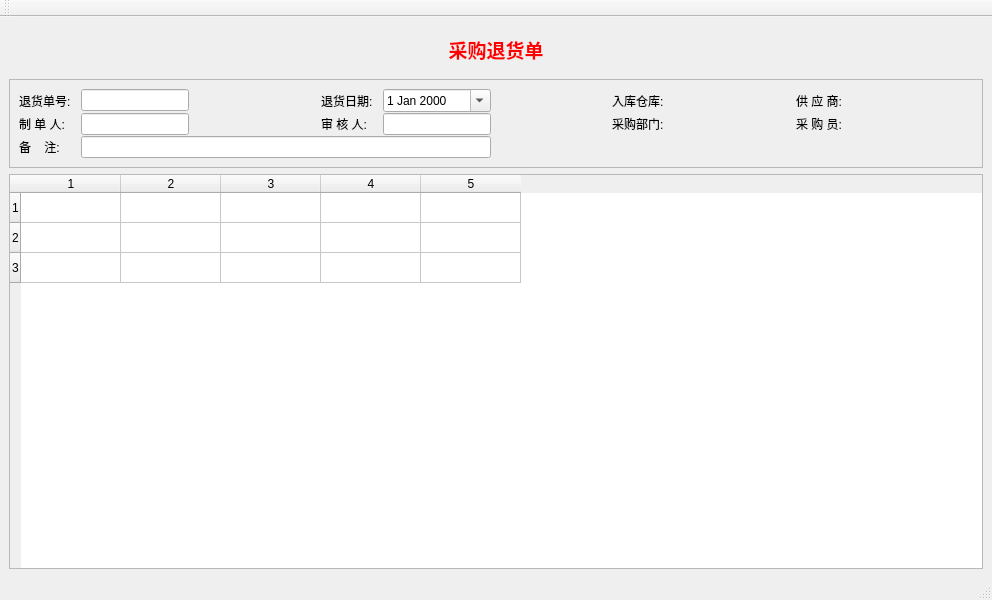
<?xml version="1.0" encoding="UTF-8"?>
<ui version="4.0">
 <class>PuReturnedWin</class>
 <widget class="QMainWindow" name="PuReturnedWin">
  <property name="geometry">
   <rect>
    <x>0</x>
    <y>0</y>
    <width>992</width>
    <height>600</height>
   </rect>
  </property>
  <property name="windowTitle">
   <string>MainWindow</string>
  </property>
  <widget class="QWidget" name="centralwidget">
   <layout class="QVBoxLayout" name="verticalLayout_2">
    <item>
     <widget class="QFrame" name="frame_4">
      <property name="frameShape">
       <enum>QFrame::NoFrame</enum>
      </property>
      <property name="frameShadow">
       <enum>QFrame::Plain</enum>
      </property>
      <property name="lineWidth">
       <number>0</number>
      </property>
      <layout class="QHBoxLayout" name="horizontalLayout_4">
       <item>
        <widget class="QLabel" name="label_16">
         <property name="font">
          <font>
           <family>微软雅黑</family>
           <pointsize>14</pointsize>
           <weight>75</weight>
           <bold>true</bold>
          </font>
         </property>
         <property name="text">
          <string>&lt;html&gt;&lt;head/&gt;&lt;body&gt;&lt;p&gt;&lt;span style=&quot; color:#ff0000;&quot;&gt;采购退货单&lt;/span&gt;&lt;/p&gt;&lt;/body&gt;&lt;/html&gt;</string>
         </property>
         <property name="alignment">
          <set>Qt::AlignCenter</set>
         </property>
        </widget>
       </item>
      </layout>
     </widget>
    </item>
    <item>
     <widget class="QFrame" name="frame_2">
      <property name="frameShape">
       <enum>QFrame::StyledPanel</enum>
      </property>
      <property name="frameShadow">
       <enum>QFrame::Plain</enum>
      </property>
      <layout class="QVBoxLayout" name="verticalLayout">
       <property name="spacing">
        <number>1</number>
       </property>
       <item>
        <layout class="QGridLayout" name="headGridLayout">
         <property name="horizontalSpacing">
          <number>10</number>
         </property>
         <item row="1" column="11">
          <spacer name="horizontalSpacer">
           <property name="orientation">
            <enum>Qt::Horizontal</enum>
           </property>
           <property name="sizeHint" stdset="0">
            <size>
             <width>40</width>
             <height>20</height>
            </size>
           </property>
          </spacer>
         </item>
         <item row="0" column="10" colspan="2">
          <widget class="QkSearchEditBox" name="venSearchEditbox">
           <property name="sizePolicy">
            <sizepolicy hsizetype="Preferred" vsizetype="Fixed">
             <horstretch>0</horstretch>
             <verstretch>0</verstretch>
            </sizepolicy>
           </property>
          </widget>
         </item>
         <item row="0" column="0">
          <widget class="QLabel" name="idLabel">
           <property name="sizePolicy">
            <sizepolicy hsizetype="Fixed" vsizetype="Preferred">
             <horstretch>0</horstretch>
             <verstretch>0</verstretch>
            </sizepolicy>
           </property>
           <property name="text">
            <string>退货单号:</string>
           </property>
          </widget>
         </item>
         <item row="0" column="2">
          <spacer name="horizontalSpacer_3">
           <property name="orientation">
            <enum>Qt::Horizontal</enum>
           </property>
           <property name="sizeHint" stdset="0">
            <size>
             <width>40</width>
             <height>20</height>
            </size>
           </property>
          </spacer>
         </item>
         <item row="0" column="4">
          <widget class="QDateEdit" name="dateEdit">
           <property name="sizePolicy">
            <sizepolicy hsizetype="Minimum" vsizetype="Fixed">
             <horstretch>0</horstretch>
             <verstretch>0</verstretch>
            </sizepolicy>
           </property>
           <property name="calendarPopup">
            <bool>true</bool>
           </property>
          </widget>
         </item>
         <item row="0" column="3">
          <widget class="QLabel" name="label_2">
           <property name="sizePolicy">
            <sizepolicy hsizetype="Fixed" vsizetype="Preferred">
             <horstretch>0</horstretch>
             <verstretch>0</verstretch>
            </sizepolicy>
           </property>
           <property name="text">
            <string>退货日期:</string>
           </property>
          </widget>
         </item>
         <item row="0" column="8">
          <spacer name="horizontalSpacer_5">
           <property name="orientation">
            <enum>Qt::Horizontal</enum>
           </property>
           <property name="sizeHint" stdset="0">
            <size>
             <width>40</width>
             <height>20</height>
            </size>
           </property>
          </spacer>
         </item>
         <item row="0" column="5">
          <spacer name="horizontalSpacer_4">
           <property name="orientation">
            <enum>Qt::Horizontal</enum>
           </property>
           <property name="sizeHint" stdset="0">
            <size>
             <width>40</width>
             <height>20</height>
            </size>
           </property>
          </spacer>
         </item>
         <item row="0" column="1">
          <widget class="QLineEdit" name="noEdit">
           <property name="sizePolicy">
            <sizepolicy hsizetype="Fixed" vsizetype="Fixed">
             <horstretch>0</horstretch>
             <verstretch>0</verstretch>
            </sizepolicy>
           </property>
           <property name="dragEnabled">
            <bool>true</bool>
           </property>
           <property name="readOnly">
            <bool>true</bool>
           </property>
          </widget>
         </item>
         <item row="2" column="0">
          <widget class="QLabel" name="label_9">
           <property name="text">
            <string>备    注:</string>
           </property>
          </widget>
         </item>
         <item row="2" column="1" colspan="4">
          <widget class="QLineEdit" name="memoEdit"/>
         </item>
         <item row="1" column="6">
          <widget class="QLabel" name="label_6">
           <property name="sizePolicy">
            <sizepolicy hsizetype="Fixed" vsizetype="Preferred">
             <horstretch>0</horstretch>
             <verstretch>0</verstretch>
            </sizepolicy>
           </property>
           <property name="text">
            <string>采购部门:</string>
           </property>
          </widget>
         </item>
         <item row="1" column="7">
          <widget class="QkSearchEditBox" name="depSearchEditbox">
           <property name="sizePolicy">
            <sizepolicy hsizetype="Minimum" vsizetype="Fixed">
             <horstretch>0</horstretch>
             <verstretch>0</verstretch>
            </sizepolicy>
           </property>
          </widget>
         </item>
         <item row="1" column="9">
          <widget class="QLabel" name="label_12">
           <property name="sizePolicy">
            <sizepolicy hsizetype="Fixed" vsizetype="Preferred">
             <horstretch>0</horstretch>
             <verstretch>0</verstretch>
            </sizepolicy>
           </property>
           <property name="text">
            <string>采 购 员:</string>
           </property>
          </widget>
         </item>
         <item row="1" column="10">
          <widget class="QkSearchEditBox" name="userSearchEditbox">
           <property name="sizePolicy">
            <sizepolicy hsizetype="Fixed" vsizetype="Fixed">
             <horstretch>0</horstretch>
             <verstretch>0</verstretch>
            </sizepolicy>
           </property>
          </widget>
         </item>
         <item row="0" column="9">
          <widget class="QLabel" name="label_3">
           <property name="sizePolicy">
            <sizepolicy hsizetype="Fixed" vsizetype="Preferred">
             <horstretch>0</horstretch>
             <verstretch>0</verstretch>
            </sizepolicy>
           </property>
           <property name="text">
            <string>供 应 商:</string>
           </property>
          </widget>
         </item>
         <item row="0" column="7">
          <widget class="QkSearchEditBox" name="whSearchEditbox"/>
         </item>
         <item row="0" column="6">
          <widget class="QLabel" name="label_7">
           <property name="text">
            <string>入库仓库:</string>
           </property>
          </widget>
         </item>
         <item row="1" column="0">
          <widget class="QLabel" name="label_8">
           <property name="text">
            <string>制 单 人:</string>
           </property>
          </widget>
         </item>
         <item row="1" column="1">
          <widget class="QLineEdit" name="makerEdit">
           <property name="sizePolicy">
            <sizepolicy hsizetype="Fixed" vsizetype="Fixed">
             <horstretch>0</horstretch>
             <verstretch>0</verstretch>
            </sizepolicy>
           </property>
           <property name="readOnly">
            <bool>true</bool>
           </property>
          </widget>
         </item>
         <item row="1" column="3">
          <widget class="QLabel" name="label_10">
           <property name="text">
            <string>审 核 人:</string>
           </property>
          </widget>
         </item>
         <item row="1" column="4">
          <widget class="QLineEdit" name="auditEdit">
           <property name="sizePolicy">
            <sizepolicy hsizetype="Fixed" vsizetype="Fixed">
             <horstretch>0</horstretch>
             <verstretch>0</verstretch>
            </sizepolicy>
           </property>
           <property name="readOnly">
            <bool>true</bool>
           </property>
          </widget>
         </item>
        </layout>
       </item>
      </layout>
     </widget>
    </item>
    <item>
     <widget class="QTableWidget" name="tableWidget">
      <property name="rowCount">
       <number>3</number>
      </property>
      <property name="columnCount">
       <number>5</number>
      </property>
      <row/>
      <row/>
      <row/>
      <column/>
      <column/>
      <column/>
      <column/>
      <column/>
     </widget>
    </item>
   </layout>
  </widget>
  <widget class="QToolBar" name="toolBar">
   <property name="windowTitle">
    <string>toolBar</string>
   </property>
   <attribute name="toolBarArea">
    <enum>TopToolBarArea</enum>
   </attribute>
   <attribute name="toolBarBreak">
    <bool>false</bool>
   </attribute>
  </widget>
  <widget class="QStatusBar" name="statusBar"/>
 </widget>
 <customwidgets>
  <customwidget>
   <class>QkSearchEditBox</class>
   <extends>QWidget</extends>
   <header>qksearcheditbox.h</header>
  </customwidget>
 </customwidgets>
 <resources/>
 <connections/>
</ui>
